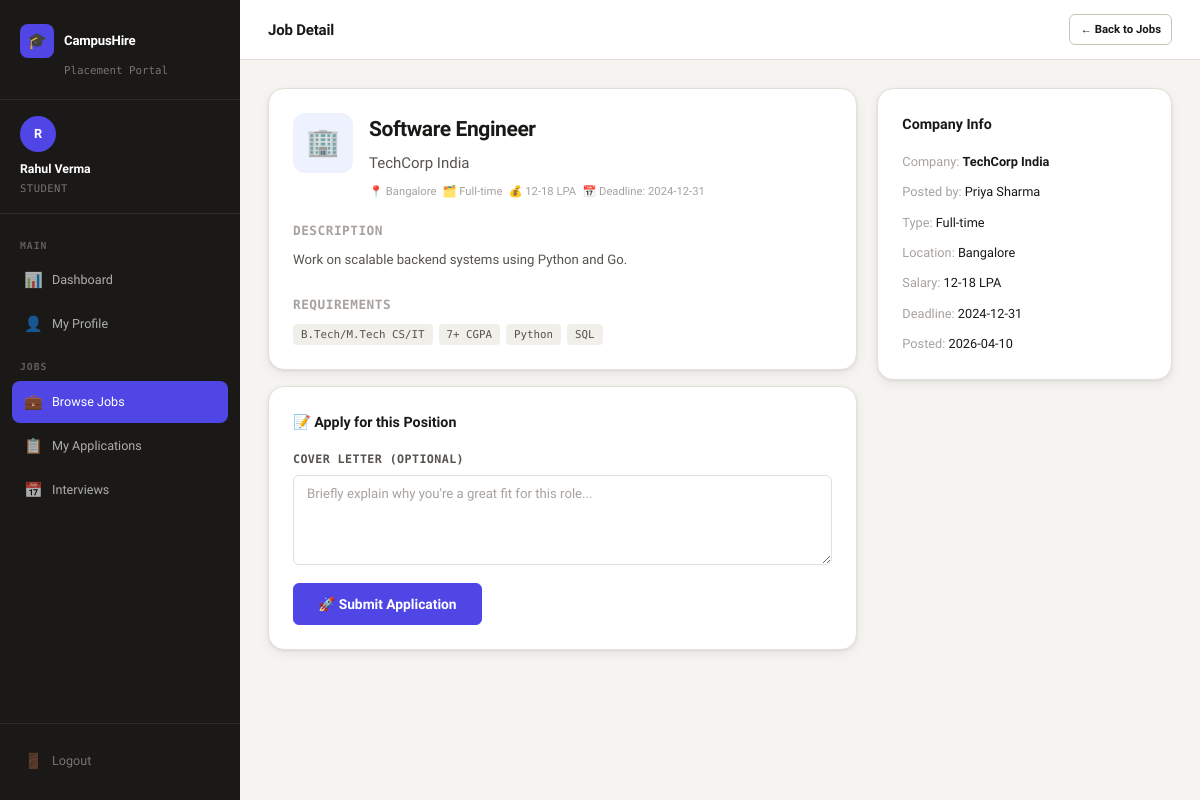
Screenshot of /student/jobs/1 (signed in) with the database file from the repository.
### tables this page shows
CREATE TABLE jobs (
            id              INTEGER PRIMARY KEY AUTOINCREMENT,
            recruiter_id    INTEGER NOT NULL,
            title           TEXT NOT NULL,
            company         TEXT NOT NULL,
            description     TEXT,
            requirements    TEXT,
            location        TEXT,
            job_type        TEXT,               -- Full-time, Internship, etc.
            salary          TEXT,
            deadline        TEXT,
            is_active       INTEGER DEFAULT 1,
            created_at      TEXT DEFAULT (datetime('now')),
            FOREIGN KEY (recruiter_id) REFERENCES users(id)
        );

CREATE TABLE users (
            id          INTEGER PRIMARY KEY AUTOINCREMENT,
            name        TEXT NOT NULL,
            email       TEXT UNIQUE NOT NULL,
            password    TEXT NOT NULL,           -- stored as plain text (use hashing in production!)
            role        TEXT NOT NULL,           -- 'student', 'recruiter', 'admin'
            approved    INTEGER DEFAULT 1,       -- recruiters need admin approval (0=pending, 1=approved, 2=rejected)
            created_at  TEXT DEFAULT (datetime('now'))
        );

### routes/student.py (the view)
@student_bp.route('/jobs/<int:job_id>')
@login_required('student')
def job_detail(job_id):
    db = get_db()
    student_id = session['user_id']
    job = db.execute(
        """SELECT j.*, u.name as recruiter_name, rp.company as rec_company
           FROM jobs j JOIN users u ON j.recruiter_id = u.id
           LEFT JOIN recruiter_profiles rp ON rp.user_id = u.id
           WHERE j.id=? AND j.is_active=1""",
        (job_id,)
    ).fetchone()
    if not job:
        flash('Job not found.', 'error')
        return redirect(url_for('student.jobs'))
    applied = db.execute(
        "SELECT * FROM applications WHERE student_id=? AND job_id=?",
        (student_id, job_id)
    ).fetchone()
    return render_template('student/job_detail.html', job=job, applied=applied)

### app.py (called while the page is built)
def get_db():
    if 'db' not in g:
        g.db = sqlite3.connect(
            app.config['DATABASE'],
            detect_types=sqlite3.PARSE_DECLTYPES
        )
        g.db.row_factory = sqlite3.Row  # Rows behave like dicts
    return g.db

### routes/student.py (called while the page is built)
def get_db():
    return current_app.get_db()

def login_required(role='student'):
    def decorator(f):
        from functools import wraps
        @wraps(f)
        def wrapper(*args, **kwargs):
            if 'user_id' not in session:
                flash('Please log in to continue.', 'error')
                return redirect(url_for('auth.login'))
            if session.get('user_role') != role:
                flash('Access denied.', 'error')
                return redirect(url_for('auth.login'))
            return f(*args, **kwargs)
        return wrapper
    return decorator

### templates/student/job_detail.html (shortened to what this page needs)
{% extends "base.html" %}
{% block page_title %}Job Detail{% endblock %}
{% block topbar_actions %}
  <a href="{{ url_for('student.jobs') }}" class="btn btn-outline btn-sm">← Back to Jobs</a>
{% endblock %}
{% block sidebar_nav %}
  <div class="nav-section-label">Main</div>
  <a href="{{ url_for('student.dashboard') }}" class="nav-link"><span class="nav-icon">📊</span> Dashboard</a>
  <a href="{{ url_for('student.profile') }}" class="nav-link"><span class="nav-icon">👤</span> My Profile</a>
  <div class="nav-section-label">Jobs</div>
  <a href="{{ url_for('student.jobs') }}" class="nav-link active"><span class="nav-icon">💼</span> Browse Jobs</a>
  <a href="{{ url_for('student.applications') }}" class="nav-link"><span class="nav-icon">📋</span> My Applications</a>
  <a href="{{ url_for('student.interviews') }}" class="nav-link"><span class="nav-icon">📅</span> Interviews</a>
{% endblock %}
{% block content %}
<div style="display:grid; grid-template-columns:2fr 1fr; gap:20px; align-items:start;">
  <div>
    <div class="card mb-3">
      <div style="display:flex; gap:16px; align-items:flex-start; margin-bottom:20px;">
        <div style="width:60px; height:60px; background:var(--indigo-light); border-radius:12px; display:flex; align-items:center; justify-content:center; font-size:1.8rem; flex-shrink:0;">🏢</div>
        <div>
          <h1 style="font-size:1.4rem; font-weight:700; letter-spacing:-.4px; margin-bottom:4px;">{{ job.title }}</h1>
          <div style="color:var(--text-2); font-weight:500;">{{ job.company }}</div>
          <div class="job-meta mt-2">
            <span>📍 {{ job.location }}</span>
            <span>🗂️ {{ job.job_type }}</span>
            {% if job.salary %}<span>💰 {{ job.salary }}</span>{% endif %}
            {% if job.deadline %}<span>📅 Deadline: {{ job.deadline }}</span>{% endif %}
          </div>
        </div>
      </div>
      {% if job.description %}
        <div class="mb-4">
          <div class="fw-600 mb-2" style="font-size:.85rem; text-transform:uppercase; letter-spacing:.5px; color:var(--text-3); font-family:var(--mono);">Description</div>
          <div style="font-size:.88rem; line-height:1.7; color:var(--text-2);">{{ job.description }}</div>
        </div>
      {% endif %}
      {% if job.requirements %}
        <div>
          <div class="fw-600 mb-2" style="font-size:.85rem; text-transform:uppercase; letter-spacing:.5px; color:var(--text-3); font-family:var(--mono);">Requirements</div>
          <div class="job-tags" style="flex-wrap:wrap;">
            {% for req in job.requirements.split(',') %}
              <span class="tag">{{ req.strip() }}</span>
            {% endfor %}
          </div>
        </div>
      {% endif %}
    </div>
    {% if not applied %}
    <div class="card">
      <div class="card-title mb-3">📝 Apply for this Position</div>
      <form method="POST" action="{{ url_for('student.apply', job_id=job.id) }}">
        <div class="form-group">
          <label class="form-label">Cover Letter (optional)</label>
          <textarea name="cover_letter" class="form-control" rows="4" placeholder="Briefly explain why you're a great fit for this role..."></textarea>
        </div>
        <button type="submit" class="btn btn-primary btn-lg">🚀 Submit Application</button>
      </form>
    </div>
    {% endif %}
  </div>
  <div>
    <div class="card">
      <div class="card-title mb-3">Company Info</div>
      <div style="font-size:.85rem; display:flex; flex-direction:column; gap:10px;">
        <div><span class="text-muted">Company:</span> <span class="fw-600">{{ job.company }}</span></div>
        <div><span class="text-muted">Posted by:</span> {{ job.recruiter_name }}</div>
        <div><span class="text-muted">Type:</span> {{ job.job_type }}</div>
        <div><span class="text-muted">Location:</span> {{ job.location }}</div>
        {% if job.salary %}<div><span class="text-muted">Salary:</span> {{ job.salary }}</div>{% endif %}
        {% if job.deadline %}<div><span class="text-muted">Deadline:</span> {{ job.deadline }}</div>{% endif %}
        <div><span class="text-muted">Posted:</span> {{ job.created_at[:10] }}</div>
      </div>
    </div>
  </div>
</div>
{% endblock %}

### static/css/style.css (style rules this page uses)
:root { --bg: #f5f4f0; --surface: #ffffff; --surface-2: #f0efe9; --border: #e2e0d8; --border-dark: #c8c5b8; --indigo: #4f46e5; --indigo-dark: #3730a3; --indigo-light: #eef2ff; --emerald: #059669; --emerald-light:#ecfdf5; --amber: #d97706; --amber-light: #fffbeb; --rose: #e11d48; --rose-light: #fff1f2; --sky: #0284c7; --sky-light: #f0f9ff; --text: #1a1917; --text-2: #57534e; --text-3: #a8a29e; --radius: 10px; --radius-sm: 6px; --radius-lg: 16px; --shadow: 0 1px 3px rgba(0,0,0,.08), 0 4px 12px rgba(0,0,0,.06); --shadow-lg: 0 8px 24px rgba(0,0,0,.10); --sidebar-w: 240px; --font: 'Sora', sans-serif; --mono: 'DM Mono', monospace; }
*, *::before, *::after { box-sizing: border-box; margin: 0; padding: 0; }
html { font-size: 15px; }
body { font-family: var(--font); background: var(--bg); color: var(--text); line-height: 1.6; -webkit-font-smoothing: antialiased; }
a { color: inherit; text-decoration: none; }
button, input, select, textarea { font-family: inherit; }
.nav-section-label { font-size: .65rem; font-weight: 600; text-transform: uppercase; letter-spacing: 1px; color: rgba(255,255,255,.3); padding: 12px 8px 6px; font-family: var(--mono); }
.nav-link { display: flex; align-items: center; gap: 10px; padding: 9px 12px; border-radius: 8px; font-size: .84rem; font-weight: 500; color: rgba(255,255,255,.65); transition: all .15s ease; margin-bottom: 2px; }
.nav-link.active { background: var(--indigo); color: #fff; }
.nav-link .nav-icon { font-size: 1rem; width: 18px; text-align: center; }
.card { background: var(--surface); border: 1px solid var(--border); border-radius: var(--radius-lg); padding: 24px; box-shadow: var(--shadow); }
.card-title { font-size: .95rem; font-weight: 600; color: var(--text); }
.btn { display: inline-flex; align-items: center; justify-content: center; gap: 6px; padding: 8px 16px; border-radius: var(--radius-sm); font-size: .83rem; font-weight: 600; cursor: pointer; border: 1px solid transparent; transition: all .15s ease; white-space: nowrap; }
.btn-primary { background: var(--indigo); color: #fff; border-color: var(--indigo); }
.btn-outline { background: transparent; color: var(--text); border-color: var(--border-dark); }
.btn-sm { padding: 5px 10px; font-size: .76rem; }
.btn-lg { padding: 12px 24px; font-size: .92rem; }
.form-group { display: flex; flex-direction: column; gap: 6px; margin-bottom: 18px; }
.form-label { font-size: .78rem; font-weight: 600; color: var(--text-2); font-family: var(--mono); text-transform: uppercase; letter-spacing: .4px; }
.form-control { padding: 10px 13px; border: 1px solid var(--border); border-radius: var(--radius-sm); background: var(--surface); color: var(--text); font-size: .88rem; transition: border-color .15s, box-shadow .15s; width: 100%; }
.form-control::placeholder { color: var(--text-3); }
textarea.form-control { resize: vertical; min-height: 90px; }
.job-meta { display: flex; flex-wrap: wrap; gap: 6px; font-size: .75rem; color: var(--text-3); }
.job-meta span { display: flex; align-items: center; gap: 4px; }
.job-tags { display: flex; gap: 6px; flex-wrap: wrap; }
.tag { padding: 2px 8px; background: var(--surface-2); border-radius: 4px; font-size: .72rem; font-weight: 500; color: var(--text-2); font-family: var(--mono); }
.text-muted { color: var(--text-3); }
.mt-2 { margin-top: 8px; }
.mb-2 { margin-bottom: 8px; }
.mb-3 { margin-bottom: 16px; }
.mb-4 { margin-bottom: 24px; }
.fw-600 { font-weight: 600; }

### rows the page displays
jobs: title "Software Engineer", company "TechCorp India", location "Bangalore", job_type "Full-time", salary "12-18 LPA", deadline "2024-12-31", description "Work on scalable backend systems using Python and Go.", created_at "2026-04-10"
users: recruiter_name "Priya Sharma"

### other values shown
{{ session.user_name[0].upper() if session.user_name else '?' }} "R"
{{ session.user_name }} "Rahul Verma"
{{ session.user_role }} "STUDENT"
{{ req.strip() }} "B.Tech/M.Tech CS/IT" "7+ CGPA" "Python" "SQL"
